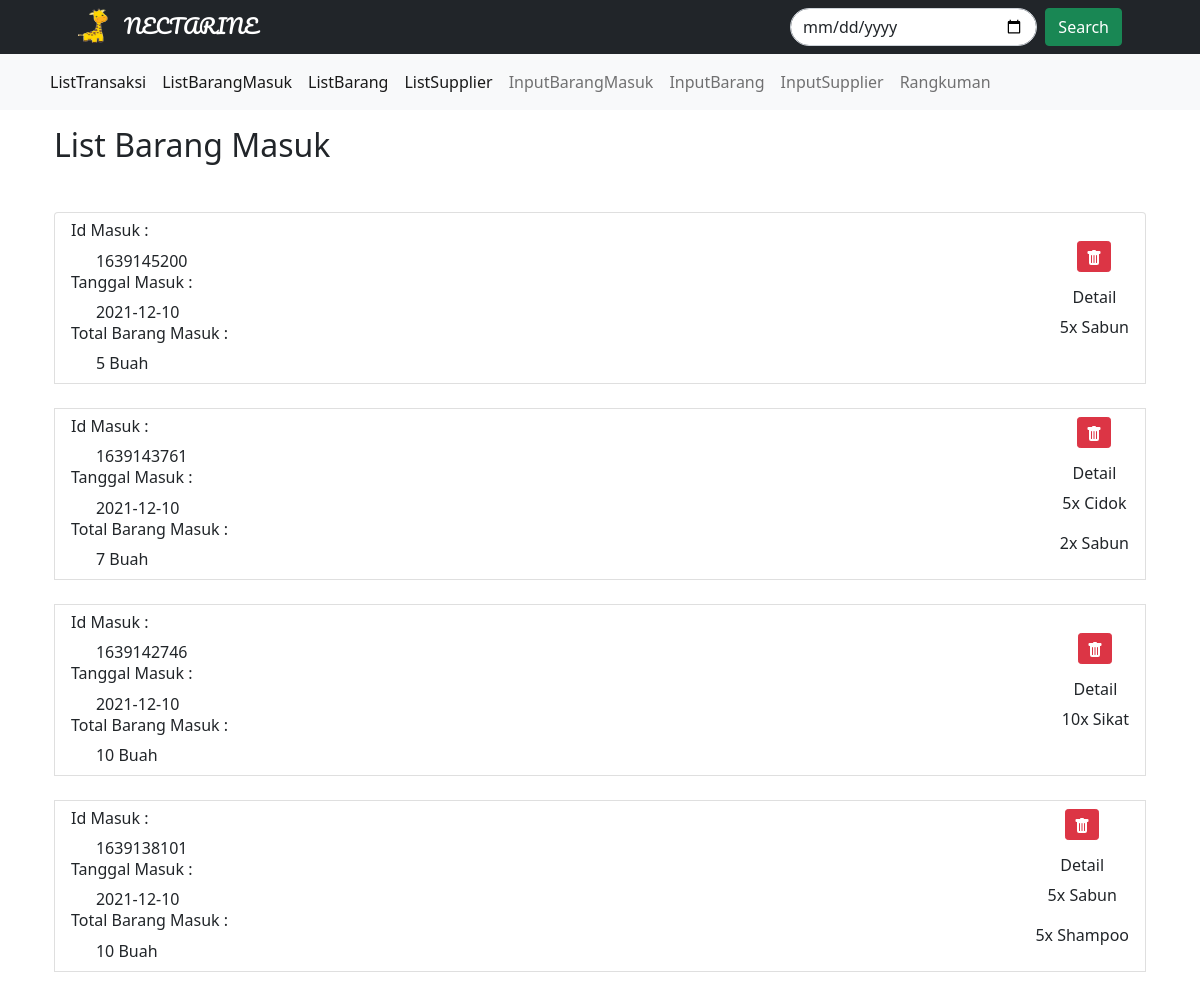
The page /adminsrc/barangmasuk.php on the database its author committed.
### tables this page shows
CREATE TABLE `barangmasuk` (
  `idmasuk` bigint(255) NOT NULL,
  `tanggalmasuk` date NOT NULL,
  PRIMARY KEY (`idmasuk`)
);

CREATE TABLE `rincibarangmasuk` (
  `idmasuk` bigint(255) NOT NULL,
  `idbarang` bigint(255) NOT NULL,
  `hargamasuk` bigint(255) NOT NULL,
  `jumlahbarang` bigint(255) NOT NULL,
  KEY `rincibarangmasuk_ibfk_1` (`idmasuk`),
  KEY `idbarang` (`idbarang`),
  CONSTRAINT `rincibarangmasuk_ibfk_1` FOREIGN KEY (`idmasuk`) REFERENCES `barangmasuk` (`idmasuk`) ON DELETE CASCADE,
  CONSTRAINT `rincibarangmasuk_ibfk_2` FOREIGN KEY (`idbarang`) REFERENCES `barang` (`idbarang`)
);

CREATE TABLE `barang` (
  `idbarang` bigint(255) NOT NULL AUTO_INCREMENT,
  `idsupplier` bigint(255) NOT NULL,
  `namabarang` varchar(255) NOT NULL,
  `hargabarang` bigint(255) NOT NULL,
  `gambar` varchar(255) NOT NULL,
  `deskripsi` varchar(255) NOT NULL,
  PRIMARY KEY (`idbarang`),
  UNIQUE KEY `namabarang` (`namabarang`),
  KEY `idsupplier` (`idsupplier`),
  CONSTRAINT `barang_ibfk_1` FOREIGN KEY (`idsupplier`) REFERENCES `supplier` (`idsupplier`)
);

### adminsrc/barangmasuk.php (the view, shortened to what this page needs)
<?php
  include_once("../inc/koneksi.php");
  if(isset($_POST['query']) && $_POST['query'] != null){
    $query = $conn->query("SELECT 	 barangmasuk.idmasuk,
      barangmasuk.tanggalmasuk,
      SUM(rincibarangmasuk.jumlahbarang) AS totalbarang
      FROM barangmasuk
      INNER JOIN rincibarangmasuk ON barangmasuk.idmasuk=rincibarangmasuk.idmasuk
      INNER JOIN barang ON rincibarangmasuk.idbarang=barang.idbarang where barangmasuk.tanggalmasuk = '".date("Y-m-d",strtotime(str_replace('/','-',$_POST['query'])))."' GROUP BY barangmasuk.idmasuk order by rincibarangmasuk.idmasuk desc limit 50");
  }else{
    $query = $conn->query("SELECT 	 barangmasuk.idmasuk,
      barangmasuk.tanggalmasuk,
      SUM(rincibarangmasuk.jumlahbarang) AS totalbarang
      FROM barangmasuk
      INNER JOIN rincibarangmasuk ON barangmasuk.idmasuk=rincibarangmasuk.idmasuk
      INNER JOIN barang ON rincibarangmasuk.idbarang=barang.idbarang GROUP BY barangmasuk.idmasuk order by rincibarangmasuk.idmasuk desc limit 50");
  }
  $listmasuk = array();
  while($row = $query -> fetch_assoc()){
      array_push($listmasuk, array(
          'idmasuk' => $row['idmasuk'],
          'tanggalmasuk' => $row['tanggalmasuk'],
          'totalbarang' => $row['totalbarang']
      ));
  }
?>
<!doctype html>
<html lang="en">
  <head>
    <link href="https://cdn.jsdelivr.net/npm/bootstrap@5.1.3/dist/css/bootstrap.min.css" rel="stylesheet">
  </head>
  <body>
    <nav class="navbar navbar-dark bg-dark sticky-top">
        <div class="container d-flex justify-content-center">
          <div class="row container-fluid">
            <div class="col">
              <a class="navbar-brand" href="../index.php" style="font-family:Pacifico;">
                  <img src="../img/logo.png" alt="" width="30" height="35" class="d-inline-block  align-text-top me-3">NECTARINE
              </a>
            </div>
            <div class="col">
            </div>
            <div class="col">
              <form class="d-flex " method="post">
                <input class="form-control me-2 rounded-pill" type="date" aria-label="Search" name="query">
                <button class="btn btn-success" type="submit">Search</button>
              </form>
            </div>
        </div>
    </nav>
    <nav class="navbar navbar-expand-md navbar-light bg-light">
      <div class="container text-center">
        <div class="collapse navbar-collapse " id="navbarNavDropdown">
          <div class="navbar-nav" id="navbarNav">
          <ul class="navbar-nav">
              <li class="nav-item">
              <a class="nav-link active" href="./transaksi.php">ListTransaksi</a>
              </li>
              <li class="nav-item">
              <a class="nav-link active" href="./barangmasuk.php">ListBarangMasuk</a>
              </li>
              <li class="nav-item">
              <a class="nav-link active" href="./barang.php">ListBarang</a>
              </li>
              <li class="nav-item">
              <a class="nav-link active" href="./supplier.php">ListSupplier</a>
              </li>
              <li class="nav-item">
              <a class="nav-link" href="./inputBarangMasuk.php">InputBarangMasuk</a>
              </li>
              <li class="nav-item">
              <a class="nav-link" href="./inputBarang.php">InputBarang</a>
              </li>
              <li class="nav-item">
              <a class="nav-link" href="./inputSupplier.php">InputSupplier</a>
              </li>
              <li class="nav-item">
              <a class="nav-link" href="./analisa.php">Rangkuman</a>
              </li>
            </ul>
          </div>
        </div>
    </nav>
    <div class="container mt-3 mb-5">
        <div class="container">
        <h2 class="mt-3"> List Barang Masuk</h2>
        <ul class="list-group mt-5">
          <?php
            for($i = 0; $i<count($listmasuk); $i++){
          ?>
              <li class="list-group-item d-flex justify-content-between align-items-center">
                <ul class="list-group">
                  <p class="h6"><?php echo("Id Masuk : "."<br>"); ?></p>
                  <?php echo("&nbsp;&nbsp;&nbsp;&nbsp;&nbsp;&nbsp;".$listmasuk[$i]['idmasuk']."<br>"); ?>
                  <p class="h6"><?php echo("Tanggal Masuk : "."<br>"); ?></p>
                  <?php echo("&nbsp;&nbsp;&nbsp;&nbsp;&nbsp;&nbsp;".$listmasuk[$i]['tanggalmasuk']."<br>"); ?>
                  <p class="h6"><?php echo("Total Barang Masuk : "."<br>"); ?></p>
                  <?php echo("&nbsp;&nbsp;&nbsp;&nbsp;&nbsp;&nbsp;".$listmasuk[$i]['totalbarang']." Buah<br>"); ?>
                </ul>
                <ul class="list-group align-items-center">
                  <form method="post" onsubmit="return confirm('Do you really want delete this transaction?');" class="">
                    <div>
                      <button class="btn btn-danger btn-sm" type="submit" data-bs-container="body" data-bs-toggle="popover" data-bs-placement="top" data-bs-content="Top popover" name="del" value="<?php echo($listmasuk[$i]['idmasuk'])?>">
                        </div>
                  </form>
                  <p class="h6 mt-3">Detail</p>
                  <?php
                      $k = $conn->query("SELECT 	 barang.namabarang,
                        rincibarangmasuk.jumlahbarang
                        FROM barangmasuk
                        INNER JOIN rincibarangmasuk ON barangmasuk.idmasuk=rincibarangmasuk.idmasuk
                        INNER JOIN barang ON rincibarangmasuk.idbarang=barang.idbarang WHERE rincibarangmasuk.idmasuk = ".$listmasuk[$i]['idmasuk']);
                      $daftarbarang = array();
                      while($row = $k -> fetch_assoc()){
                          array_push($daftarbarang, array(
                              'namabarang' => $row['namabarang'],
                              'jumlahbarang' => $row['jumlahbarang']
                          ));
                      }
                      for($j=0; $j<count($daftarbarang); $j++){
                  ?>
                          <p><?php echo($daftarbarang[$j]['jumlahbarang']."x ".$daftarbarang[$j]['namabarang']); ?></p>
                  <?php
                      }
                  ?>
                </ul>
              </li>
              <br>
          <?php
            }
          ?>
        </ul>
    </div>
    </div>
  </body>
</html>

### rows shown on the page
barangmasuk: idmasuk "1639145200", tanggalmasuk "2021-12-10", totalbarang "5"
rincibarangmasuk: jumlahbarang "5", idbarang.namabarang "Sabun"
barangmasuk: idmasuk "1639143761", tanggalmasuk "2021-12-10", totalbarang "7"
rincibarangmasuk: jumlahbarang "5", idbarang.namabarang "Cidok"
rincibarangmasuk: jumlahbarang "2", idbarang.namabarang "Sabun"
barangmasuk: idmasuk "1639142746", tanggalmasuk "2021-12-10", totalbarang "10"
rincibarangmasuk: jumlahbarang "10", idbarang.namabarang "Sikat"
barangmasuk: idmasuk "1639138101", tanggalmasuk "2021-12-10", totalbarang "10"
rincibarangmasuk: jumlahbarang "5", idbarang.namabarang "Sabun"
rincibarangmasuk: jumlahbarang "5", idbarang.namabarang "Shampoo"
